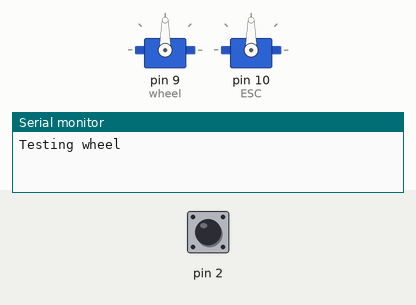
This sketch was run on a simulated Arduino Uno, built with avr-gcc and run on an emulated ATmega328P. Parts: 2 × servo, the last lines printed to the serial monitor. The inputs (shaded band) are chosen by the test bench; at power-on: pin 2 HIGH.

Above: at 0.1 s.
At 5.81 s:
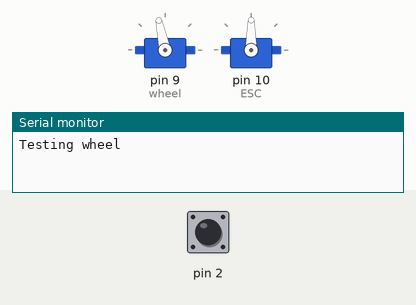
At 9.21 s:
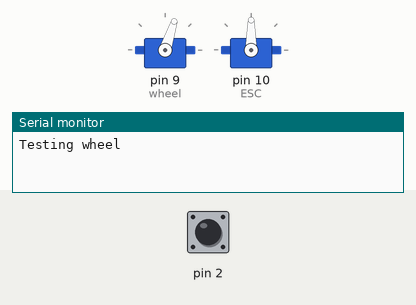
At 12.6 s:
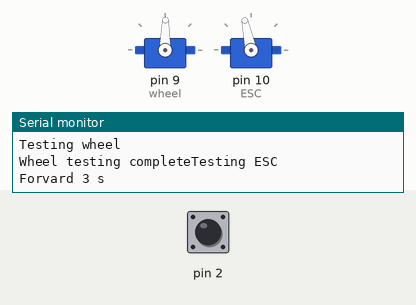
Timing chart, 0 to 23.0 s (numbered marks = the images above):
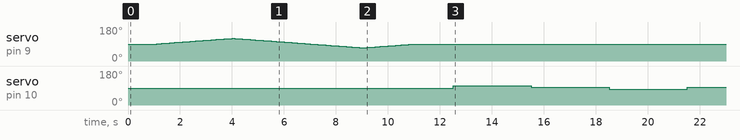

The sketch:

hardtest.ino
```cpp
#include <Servo.h>
Servo wheel;
Servo ESC;
int counter = 0;
void setup() {
  Serial.begin(115200);

  wheel.attach(9);
  ESC.attach(10);
  attachInterrupt(0, SpeedTest, FALLING);
  wheel.write(90);
  Serial.println("Testing wheel");
  delay(1000);
  for (int i = 90; i < 120; i++) {
    wheel.write(i);
    delay(100);
  }
  for (int i = 120; i > 70; i--) {
    wheel.write(i);
    delay(100);
  }
  for (int i = 70; i < 90; i++) {
    wheel.write(i);
    delay(100);
  }
  Serial.print("Wheel testing complete");
  delay(1000);
  Serial.println("Testing ESC");
  delay(500);
  Serial.println("Forvard 3 s");
  ESC.writeMicroseconds(1600);
  delay(3000);
  Serial.println("Stop 3 s");
  ESC.writeMicroseconds(1500);
  delay(3000);
  Serial.println("Resvard 3 s");
  ESC.writeMicroseconds(1400);
  delay(3000);
  Serial.println("Stop");
  ESC.writeMicroseconds(1500);
  delay(3000);
  Serial.print("ESC testing complete");
  Serial.print("Encoder state=");
  Serial.print(counter);


}

void loop() {

}
void SpeedTest()
{
  counter++;
}
```
